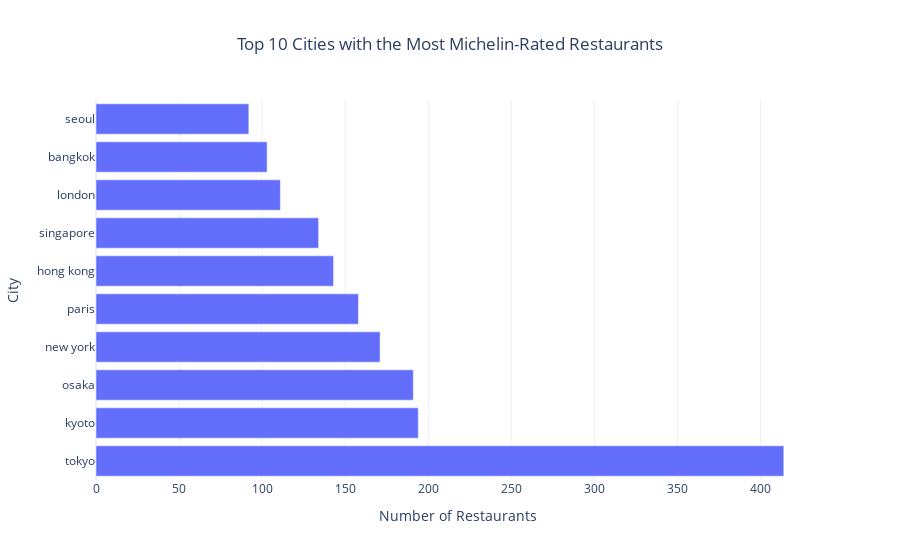

Notebook source saved alongside this figure:
### Code cell
# Convert the top cities and countries Series to DataFrames for Plotly
top_cities_df = top_cities.reset_index()
top_cities_df.columns = ['City', 'Number of Restaurants']

top_countries_df = top_countries.reset_index()
top_countries_df.columns = ['Country', 'Number of Restaurants']

# Create a bar chart for the top cities using Plotly Express
fig_cities = px.bar(top_cities_df,
                    x='Number of Restaurants',
                    y='City',
                    title='Top 10 Cities with the Most Michelin-Rated Restaurants',
                    orientation='h',
                    template='plotly_white')

# Center title
fig_cities.update_layout(title_x = 0.5)

fig_cities.show()

### Figure 1 — Plotly figure (JSON) as saved in the notebook; plotly's stock layout.template omitted (floating-point values rounded to 4 significant figures)
{"data": [{"alignmentgroup": "True", "hovertemplate": "Number of Restaurants=%{x}<br>City=%{y}<extra></extra>", "legendgroup": "", "marker": {"color": "#636efa", "pattern": {"shape": ""}}, "name": "", "offsetgroup": "", "orientation": "h", "showlegend": false, "textposition": "auto", "type": "bar", "x": [414, 194, 191, 171, 158, 143, 134, 111, 103, 92], "xaxis": "x", "y": ["tokyo", "kyoto", "osaka", "new york", "paris", "hong kong", "singapore", "london", "bangkok", "seoul"], "yaxis": "y"}], "layout": {"barmode": "relative", "legend": {"tracegroupgap": 0}, "title": {"text": "Top 10 Cities with the Most Michelin-Rated Restaurants", "x": 0.5}, "xaxis": {"anchor": "y", "domain": [0, 1], "title": {"text": "Number of Restaurants"}}, "yaxis": {"anchor": "x", "domain": [0, 1], "title": {"text": "City"}}}}
